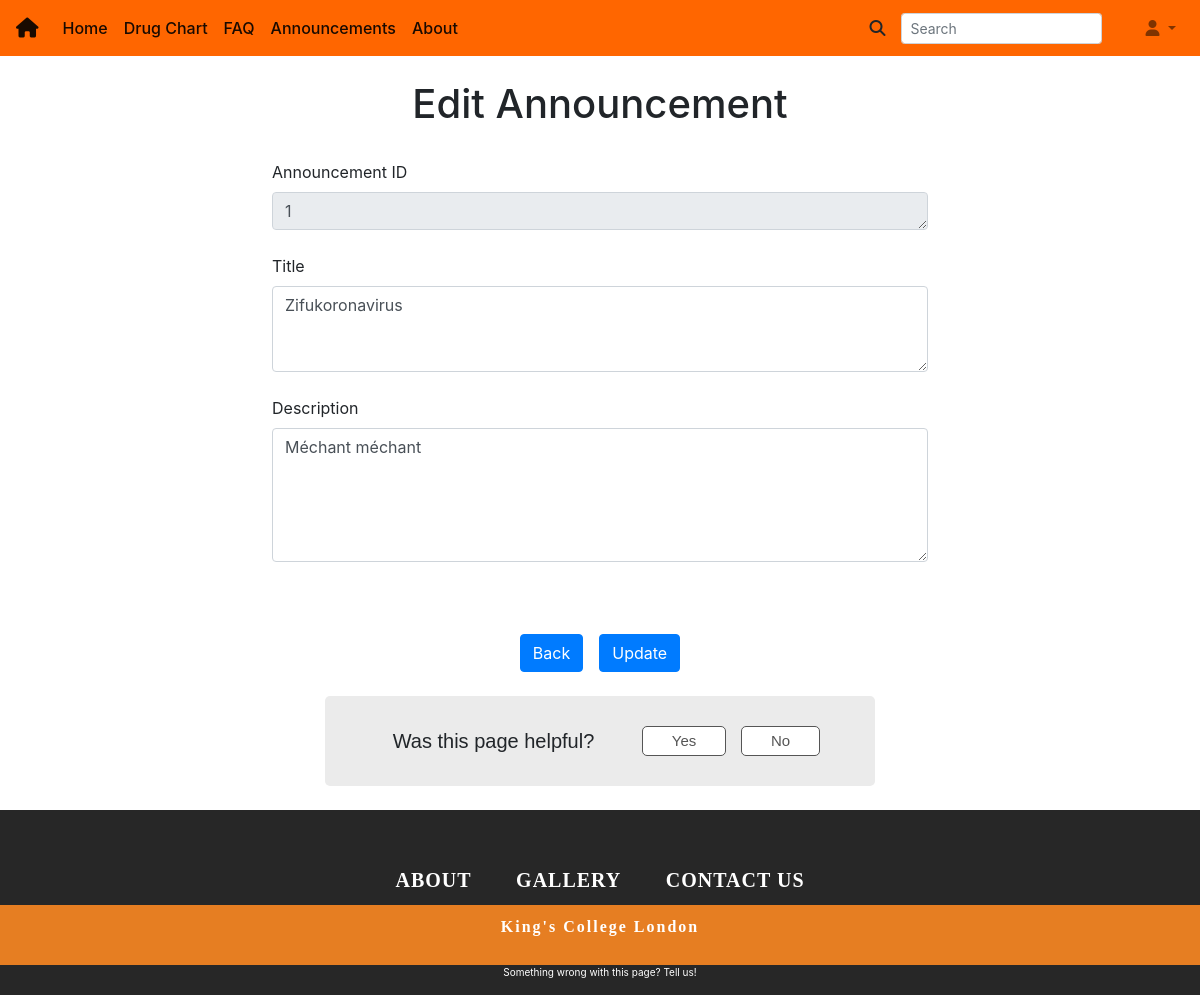
Screenshot of /announcements/edit/1 (signed in) with the database file from the repository.
### models.py (models this page shows)
class Announcement(db.Model):
    id = db.Column(db.Integer, primary_key=True, autoincrement=True)
    title = db.Column(db.String(200), nullable=False)
    description = db.Column(db.String(10000), nullable=False)
    date = db.Column(db.DateTime(), nullable=False)

### announcements/routes.py (the view)
@announcements.route('/announcements/edit/<id>', methods=['GET', 'POST'])
@login_required
def edit_announcement(id):
    announcement = Announcement.query.get(id)
    if request.method == 'POST':
        if announcement:
            announcement.title = request.form['newTitle']
            announcement.description = request.form['newDescription']
            db.session.commit()
        return redirect(url_for('main.announcements'))
    return render_template('announcements/edit.html', announcement=announcement)

### templates/announcements/edit.html (shortened to what this page needs)
{% extends 'base.html' %}
{% block body %}
<div class="container">
  <div class="col-md-12">
	   <div class="text-center">
			    <br><h1> Edit Announcement </h1>
     </div>
     <br>
     <div class="row justify-content-center">
       <form action="" method="POST" enctype="multipart/form-data">
         <label for="announcementID">Announcement ID</label>
         <div class="md-form">
           <textarea id="announcementID" name="announcementID" class="md-textarea form-control" rows="1" cols="35" readonly>{{announcement.id}}</textarea>
         </div>
         <br>
         <label for="newTitle">Title</label>
         <div class="md-form">
           <textarea id="newTitle" name="newTitle" class="md-textarea form-control" rows="3" cols="60" required>{{announcement.title}}</textarea>
         </div>
         <br><label for="newDescription">Description</label>
         <div class="md-form">
           <textarea id="newDescription" name="newDescription" class="md-textarea form-control" rows="5" cols="35"  required>{{announcement.description}}</textarea>
         </div>
         <br>
         <div class="row justify-content-center mt-5">
           <a href="{{url_for('main.announcements')}}" class="btn btn-primary" role="button">Back</a>
           <input type="submit" class="btn btn-primary ml-3" type="button" value="Update">
         </div>
         <br>
       </form>
     </div>
  </div>
</div>
{% endblock %}

### static/css/dashboard.css (style rules this page uses)
body { font-size: .875rem; }

### rows the page displays
Announcement: announcementID "1", newTitle "Zifukoronavirus", newDescription "Méchant méchant"
